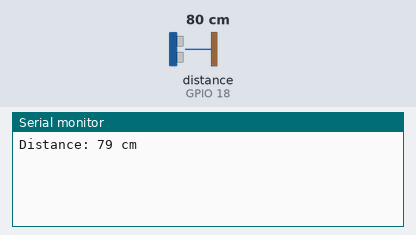
The sketch below on a simulated ESP32. Parts: the last lines printed to the serial monitor. Wiring (inferred from the names in the program): ultrasonic range finder: trigger GPIO 5; echo GPIO 18. The inputs (shaded band) are chosen by the test bench; at power-on: distance to the obstacle (sensor on GPIO 18) 80 cm. The echo pulse lasts 58.3 µs per cm; WiFi joins after 1.5 s; servers stay silent unless stated.

Above: at 3.0 s.
3.1 s: distance to the obstacle (sensor on GPIO 18) set to 2 cm
At 5.1 s:
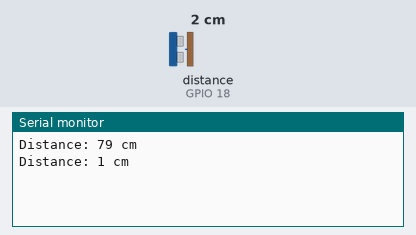
5.8 s: distance to the obstacle (sensor on GPIO 18) set to 4 cm
At 6.6 s:
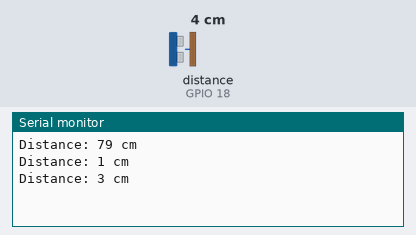
Timing chart, 0 to 8.8 s (numbered marks = the images above; inputs shaded):
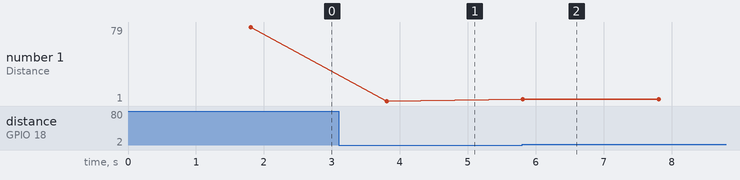

The sketch:

distence-esp32-blynk.ino
```cpp
#define BLYNK_PRINT Serial

#include <WiFi.h>
#include <BlynkSimpleEsp32.h>

// Blynk Auth Token
char auth[] = "YourAuthToken";

// WiFi credentials
char ssid[] = "YourSSID";
char pass[] = "YourPassword";

// Ultrasonic Sensor Pins
#define TRIG_PIN 5
#define ECHO_PIN 18

// Function to calculate distance
long readUltrasonicDistance() {
  digitalWrite(TRIG_PIN, LOW);
  delayMicroseconds(2);
  digitalWrite(TRIG_PIN, HIGH);
  delayMicroseconds(10);
  digitalWrite(TRIG_PIN, LOW);

  long duration = pulseIn(ECHO_PIN, HIGH);
  long distance = (duration * 0.034) / 2;

  return distance; // Distance in cm
}

// Send distance to Blynk App
void sendDistance() {
  long distance = readUltrasonicDistance();
  Serial.print("Distance: ");
  Serial.print(distance);
  Serial.println(" cm");

  // Send distance to Blynk Virtual Pin V1
  Blynk.virtualWrite(V1, distance);
}

void setup() {
  // Start serial communication
  Serial.begin(115200);

  // Initialize Ultrasonic Sensor pins
  pinMode(TRIG_PIN, OUTPUT);
  pinMode(ECHO_PIN, INPUT);

  // Connect to WiFi and Blynk
  Blynk.begin(auth, ssid, pass);
}

void loop() {
  Blynk.run();

  // Send distance every 2 seconds
  sendDistance();
  delay(2000);
}
```

Measured:
- after the input at 3.1 s, the serial monitor: prints a new line after 0.71 s (image 1)
- after the input at 5.8 s, the serial monitor: prints a new line at once (image 2)
- plotted number 1: 79 → 1 after the input at 3.1 s, 1 → 3 after the input at 5.8 s
